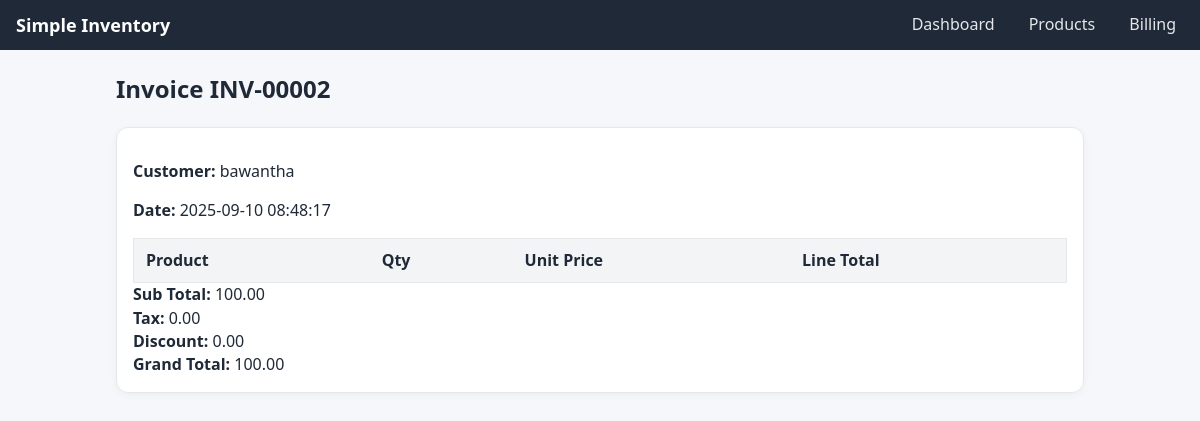
/invoice/2, run on the app's committed database.
### tables this page shows
CREATE TABLE invoices(
            id INTEGER PRIMARY KEY AUTOINCREMENT,
            number TEXT UNIQUE,
            customer_name TEXT,
            total REAL DEFAULT 0,
            tax REAL DEFAULT 0,
            discount REAL DEFAULT 0,
            grand_total REAL DEFAULT 0,
            created_at TEXT DEFAULT (datetime('now'))
        );

### app.py (the view)
@app.route("/invoice/<int:invoice_id>")
def view_invoice(invoice_id):
    with get_db() as db:
        inv = db.execute("SELECT * FROM invoices WHERE id=?", (invoice_id,)).fetchone()
        if not inv:
            abort(404)
        items = db.execute("""
           SELECT ii.*, p.name AS product_name
           FROM invoice_items ii JOIN products p ON p.id=ii.product_id
           WHERE ii.invoice_id=?
        """, (invoice_id,)).fetchall()
    return render_template("invoice.html", inv=inv, items=items)

### app.py (called while the page is built)
def get_db():
    conn = sqlite3.connect(DB)
    conn.row_factory = sqlite3.Row
    return conn

### templates/invoice.html (shortened to what this page needs)
{% extends "base.html" %}
{% block content %}
<h2>Invoice {{ inv.number }}</h2>
<div class="card">
  <p><strong>Customer:</strong> {{ inv.customer_name or '-' }}</p>
  <p><strong>Date:</strong> {{ inv.created_at }}</p>
  <table class="table">
    <thead><tr><th>Product</th><th>Qty</th><th>Unit Price</th><th>Line Total</th></tr></thead>
  </table>
  <div class="totals">
    <div><strong>Sub Total:</strong> {{ '%.2f'|format(inv.total or 0) }}</div>
    <div><strong>Tax:</strong> {{ '%.2f'|format(inv.tax or 0) }}</div>
    <div><strong>Discount:</strong> {{ '%.2f'|format(inv.discount or 0) }}</div>
    <div><strong>Grand Total:</strong> {{ '%.2f'|format(inv.grand_total or 0) }}</div>
  </div>
</div>
{% endblock %}

### static/style.css (style rules this page uses)
* { box-sizing:border-box }
body { margin:0;font-family:system-ui,Arial,sans-serif;background:#f6f7fb;color:#1f2937;line-height:1.45 }
.card { background:#fff;border:1px solid #e5e7eb;border-radius:12px;padding:16px;box-shadow:0 2px 8px rgba(0,0,0,.04) }
.table { width:100%;border-collapse:collapse;background:#fff;border:1px solid #e5e7eb }
.table th,.table td { padding:10px 12px;border-bottom:1px solid #e5e7eb }
.table th { background:#f3f4f6;text-align:left }
* { box-sizing: border-box; }
:root { --bg: #f6f7fb; --text: #1f2937; --muted: #6b7280; --card: #ffffff; --border: #e5e7eb; --primary: #2563eb; --primary-600: #1d4ed8; --danger: #dc2626; --danger-600: #b91c1c; }
html, body { height: 100%; }
body { margin: 0; font-family: system-ui, -apple-system, Segoe UI, Roboto, Arial, sans-serif; background: var(--bg); color: var(--text); line-height: 1.45; }
.card { background: var(--card); border: 1px solid var(--border); border-radius: 12px; padding: 16px; box-shadow: 0 2px 8px rgba(0,0,0,.04); }
.table { width: 100%; border-collapse: collapse; background: var(--card); border: 1px solid var(--border); }
.table th, .table td { padding: 10px 12px; border-bottom: 1px solid var(--border); vertical-align: middle; }
.table th { text-align: left; background: #f3f4f6; font-weight: 600; }

### data on the page
invoices: number "INV-00002", customer_name "bawantha", created_at "2025-09-10 08:48:17", total "100.00", tax "0.00", discount "0.00", grand_total "100.00"
